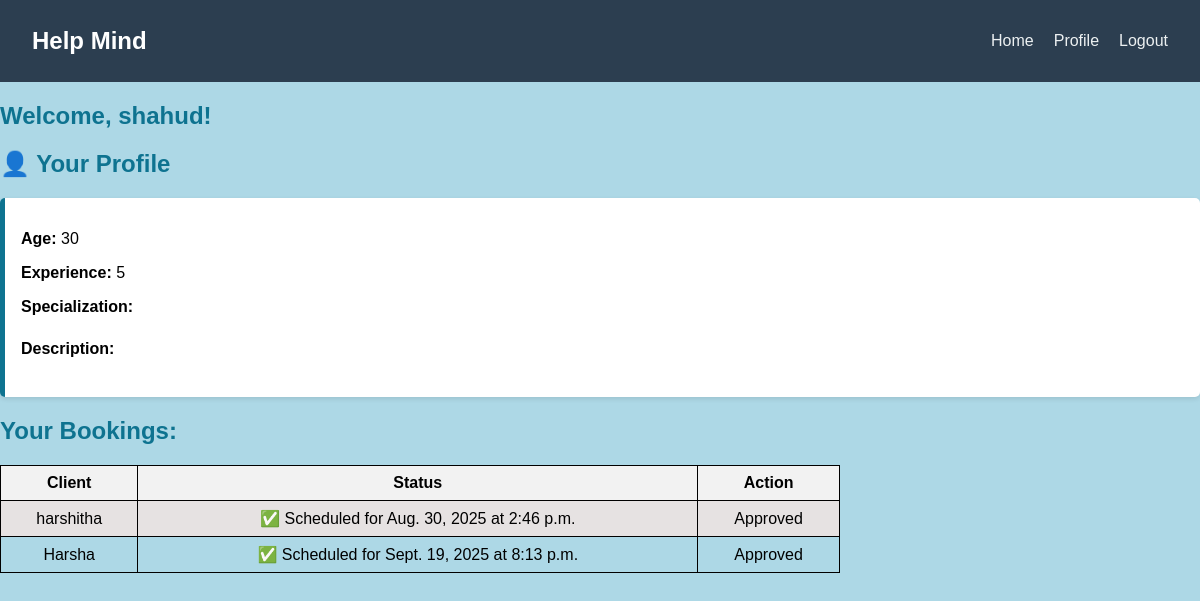
/counsellor_dashboard/ (signed in), run on an earlier commit of the app's database.
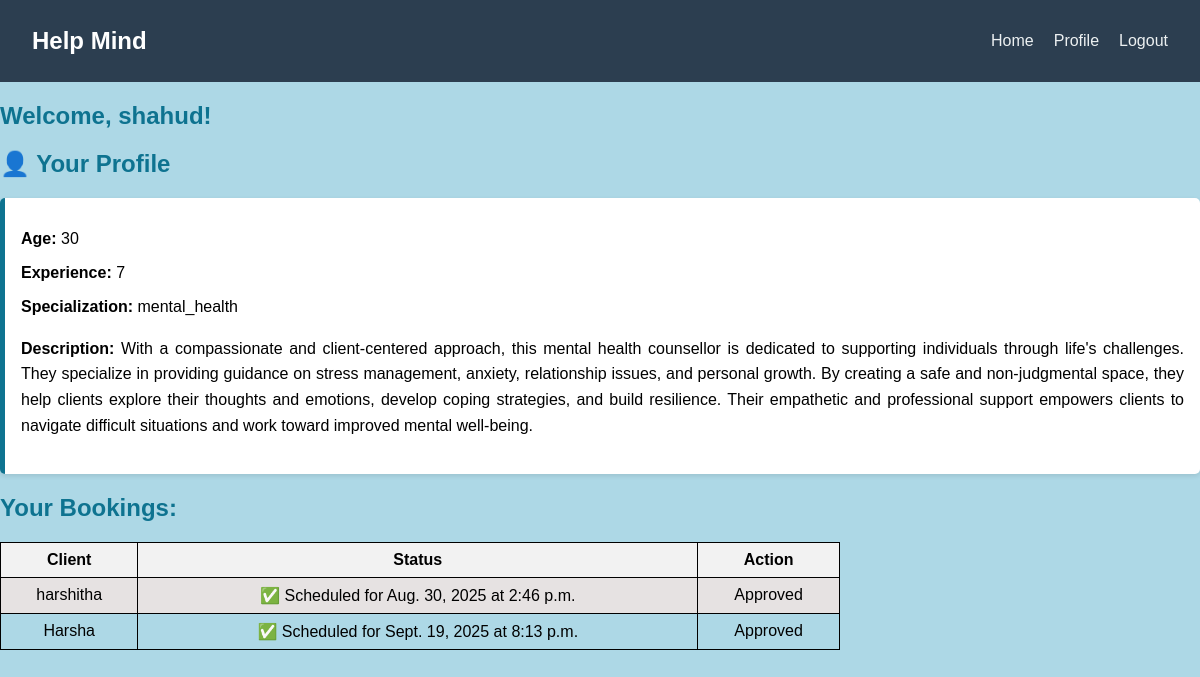
And on a later commit of the database.
### main/models.py (models this page shows, shortened)
class User(AbstractUser):
    is_client = models.BooleanField(default=False)
    is_counsellor = models.BooleanField(default=False)

class Counsellor(models.Model):
    SPECIALIZATION_CHOICES = [
        ('stress_management', 'Stress Management'),
        ('career_guidance', 'Career Guidance'),
        ('mental_health', 'Mental Health Support'),
        ('marriage_relationship', 'Marriage and Relationship'),
        ('addiction', 'Addiction Counselling'),
        ('grief_loss', 'Grief and Loss'),
        ('self_esteem', 'Self-Esteem and Personal Growth'),
        ('family_therapy', 'Family Therapy'),
        ('trauma_ptsd', 'Trauma and PTSD'),
        ('eating_disorders', 'Eating Disorders Support'),
        ('child_adolescent', 'Child and Adolescent'),
        ('anger_management', 'Anger Management'),
        ('mindfulness', 'Mindfulness and Meditation'),
        ('financial_stress', 'Financial Stress'),
        ('lgbtq', 'LGBTQ+ Affirmative Therapy'),
    ]
    user = models.OneToOneField(User, on_delete=models.CASCADE, null=True, blank=True)
    qualification = models.CharField(max_length=255, blank=True, null=True)
    age = models.IntegerField(null=True, blank=True)
    experience = models.IntegerField(null=True, blank=True)
    specialization = models.CharField(max_length=255, choices=SPECIALIZATION_CHOICES, blank=True)
    description = models.TextField(blank=True, null=True)

### main/views.py (the view)
# urls.py: path('counsellor_dashboard/',views.counsellor_dashboard, name='counsellor_dashboard'),
def counsellor_dashboard(request):
    if request.user.is_counsellor:
        counsellor_profile = Counsellor.objects.get(user=request.user)
        bookings = Booking.objects.filter(counsellor=counsellor_profile)
    else:
        bookings = []
    return render(request, 'dashboards/counsellor_dashboard.html', {'bookings': bookings})

### main/templates/dashboards/counsellor_dashboard.html (shortened to what this page needs)
{% load static %}
{% block content %}
    <link rel="stylesheet" href="{% static 'counsellor_dashboard.css' %}">
  <body style="background-color: lightblue;">
    <nav class="navbar">
    <div class="navbar-brand">Help Mind</div>
    <ul class="navbar-links">
      <li><a href="{% url 'home' %}">Home</a></li>
      <li><a href="{% url 'counsellor_profile' %}">Profile</a></li>
      <li><a href="{% url 'logout' %}">Logout</a></li>
    </ul>
    </nav>
  <h2 style="color:#0e7390;">Welcome, {{ user.username }}!</h2>
  <section class="profile-section">
      <h2>👤 Your Profile</h2>
      <div class="profile-box">
        <p><strong>Age:</strong> {{ user.counsellor.age }}</p>
        <p><strong>Experience:</strong> {{ user.counsellor.experience }}</p>
        <p><strong>Specialization:</strong> {{ user.counsellor.specialization }}</p>
        <p class="description"><strong>Description:</strong> {{ user.counsellor.description }}</p>
      </div>
    </section>
  <h2 style="color: #0e7390;">Your Bookings:</h2>
  <table border="1">
    <tr>
      <th>Client</th>
      <th>Status</th>
      <th>Action</th>
    </tr>
    {% for b in bookings %}
    <tr>
      <td>{{ b.client.user.username }}</td>
      <td>
        {% if b.get_status_display == "Pending" %}
          <span style="color: orange;">Pending</span>
        {% elif b.get_status_display == "Approved" %}
          ✅ Scheduled for {{ b.approved_date }} at {{ b.approved_time }}
        {% endif %}
      </td>
      <td>
        {% if b.status == "pending" %}
          <a href="{% url 'approve_booking' b.id %}">Approve</a>
        {% else %}
          Approved
        {% endif %}
      </td>
    </tr>
    {% empty %}
    <tr>
      <td colspan="3">No bookings yet.</td>
    </tr>
    {% endfor %}
  </table>
{% endblock %}

What changed in the data, as far as the page shows it:
changed User "shahud": counsellor.experience "5" → "7"; counsellor.specialization (not shown) → "mental_health"; counsellor.description (not shown) → "With a compassionate and client-centered approach, this mental health counsellor is dedicated to supporting individuals through life's challenges. They specialize in providing guidance on stress management, anxiety, relationship issues, and personal growth. By creating a safe and non-judgmental space, they help clients explore their thoughts and emotions, develop coping strategies, and build resilience. Their empathetic and professional support empowers clients to navigate difficult situations and work toward improved mental well-being."
